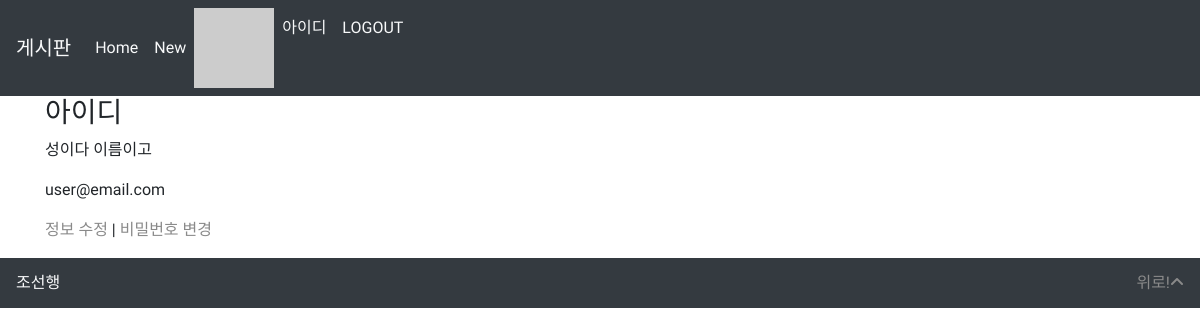
Page /accounts/info/ (signed in) on the committed database.
### accounts/models.py (models this page shows)
class User(AbstractUser):
    pass

### accounts/views.py (the view)
# urls.py: path('info/', views.info, name='info'),
@login_required
def info(request):
    return render(request, 'accounts/info.html')

### articles/templatetags/gravatar.py (called while the page is built)
@register.filter
def makehash(email):
    return 'https://www.gravatar.com/avatar/' + hashlib.md5(email.strip().lower().encode('utf-8')).hexdigest() + '?s=50'

### accounts/templates/accounts/info.html
{% extends 'articles/base.html' %}
{% block body %}
<h3>{{ user.username }}</h3>
<p>{{ user.last_name }} {{ user.first_name }}</p>
<p>{{ user.email }}</p>
<a href="{% url 'accounts:update' %}">정보 수정</a> |
<a href="{% url 'accounts:password_change' %}">비밀번호 변경</a>
{% endblock %}

### articles/templates/articles/base.html (shortened to what this page needs)
{% load static %}
<!DOCTYPE html>
<html lang="ko">
<head>
  <link rel="stylesheet" href="{% static 'bootstrap/css/bootstrap.min.css' %}">
</head>
<body>
  <nav class="navbar navbar-expand-lg navbar-light bg-dark">
    <a class="navbar-brand text-light disabled">게시판</a>
    <div class="collapse navbar-collapse" id="navbarNavAltMarkup">
      <div class="navbar-nav">
        <a class="nav-item nav-link text-light active" href="{% url 'articles:index' %}">Home <span class="sr-only">(current)</span></a>
        <a class="nav-item nav-link text-light" href="{% url 'articles:create' %}">New</a>
      </div>
      {% if user.is_authenticated %}
      <div class="navbar-nav">
        {% load gravatar %}
        <img src="{{ user.email|makehash }}" alt="">
        <a class="nav-item nav-link text-light" href="{% url 'accounts:info' %}">{{ user.username }}</a>
        <a class="nav-item nav-link text-light" href="{% url 'accounts:logout' %}">LOGOUT</a>
      </div>
      {% else %}
      <div class="navbar-nav">
        <a class="nav-item nav-link text-light" href="{% url 'accounts:signup' %}">Sign Up</a>
        <a class="nav-item nav-link text-light" href="{% url 'accounts:login' %}">LOGIN</a>
      </div>
      {% endif %}
    </div>
  </nav>
  <div class="container">
    {% block body %}
    {% endblock %}
  </div>
  <footer class="bg-dark text-light mb-0 mt-3 d-flex justify-content-between align-items-center px-3">
    <div class="d-inline-block">조선행</div>
    <a href="#" class="d-inline-block">위로!<i class="fas fa-angle-up"></i></a>
  </footer>
</body>
</html>

### articles/templates/articles/base.html (style rules this page uses)
body { font-family: "Poor Story", "sans serif" }
a { color: rgb(138, 138, 138); text-decoration: none; }
footer { display: fixed; bottom: 0; margin: 10 0 0 0; height: 50px; width: 100%; }

### rows in the picture
User: username "아이디", last_name "성이다", first_name "이름이고", email "user@email.com"
